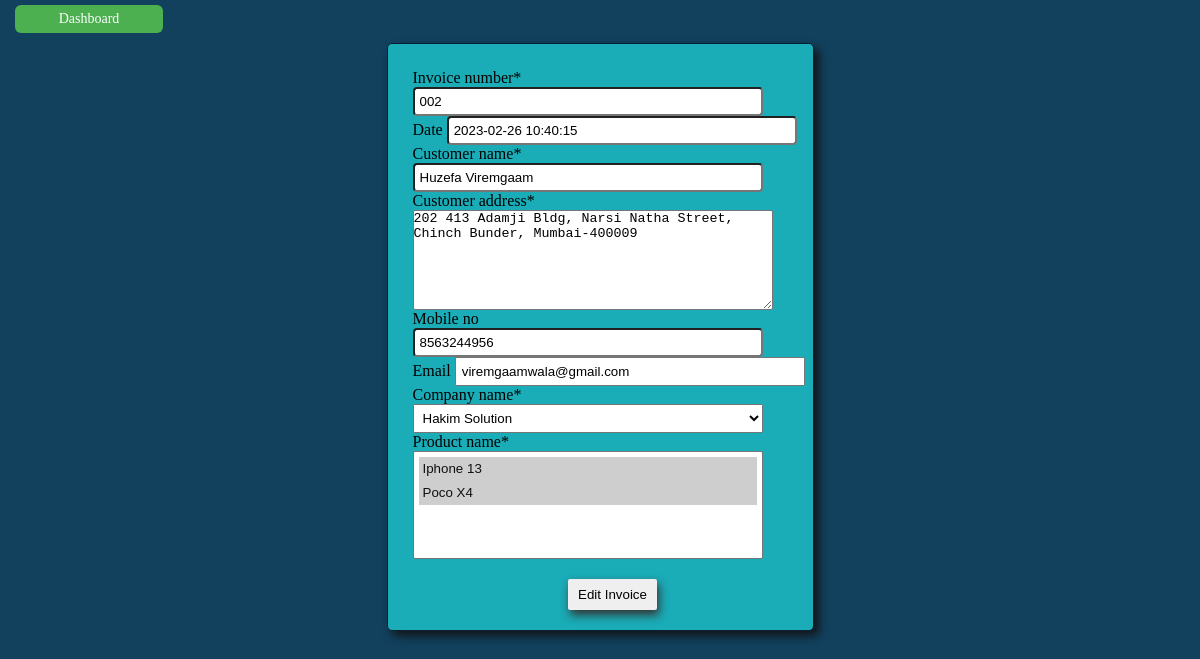
The app's page /invoice/edit/7/ (signed in) with its own data.
### invoice/models.py (models this page shows, shortened)
class invoice(models.Model):
    invoice_number = models.CharField(max_length=50)
    date = models.DateTimeField(default=datetime.now, blank=True)
    customer_name = models.CharField(max_length=100)
    customer_address = models.TextField()
    mobile_no = models.CharField(max_length=10, blank=True)
    email = models.EmailField(blank=True)
    company_name = models.ForeignKey(company_detail, on_delete=models.PROTECT, default='')
    product_name = models.ManyToManyField(Product, default='')

class Product(models.Model):
    product_name=models.CharField(max_length=50)
    product_price=models.FloatField()
    product_quantity= models.SmallIntegerField()
    def __str__(self):
        return self.product_name

### invoice/views.py (the view)
# urls.py: path('invoice/edit/<int:id>/', views.invoice_edit,
def invoice_edit(request, id):
    userId = request.user.id
    invoiceData = UserProfile.objects.get(pk=userId)
    item = invoiceData.invoice_field.get(pk=id)
    if request.method == 'POST':
        form = invoiceform(request.POST, instance=item)
        if form.is_valid():
            invoice = form.save()
            invoiceData.invoice_field.add(invoice.id)
            messages.success(request, ('Invoice Updated Successfully'))
            return redirect('InvoiceHomepage')
    else:
        form = invoiceform(instance=item)
    context = {
        'form': form,
    }
    return render(request, 'invoice_edit.html', context)

### invoice/models.py (called while the page is built)
    def __str__(self):
        return self.seller_name

### template/invoice_edit.html (shortened to what this page needs)
{% load crispy_forms_tags %}
{% block content %}
<link rel="stylesheet" href="/static/css/invoce_edit.css">
<body class="back">
    <a class="button1" href="{% url 'InvoiceHomepage' %}"> Dashboard</a>
            <div class="form-box">
     <div class="">
      <form class="" method="post">
          {{ form|crispy }}
         <div class="form-button"><button type="submit"> Edit Invoice </button></div>
      </form>
  </div>
  </div>
  </body>
{% endblock %}

### static/css/invoce_edit.css (style rules this page uses)
* { margin: auto; padding: 0%; }
.back { background-color: #12415e; }
button { margin-top: 20px; padding: 8px 10px; border-radius: 2px; border: none; box-shadow: 2px 5px 10px #333; cursor: pointer; }
.button1 { width: 10%; background-color: #4CAF50; color: white; padding: 6px 14px; margin: 6px 0; border: none; border-radius: 6px; cursor: pointer; text-decoration: none; margin-top: 5px; margin-left: 15px; text-align: center; justify-content: center; display: flex; flex-wrap: wrap; font-size: 14px; }
.textarea { border-radius: 2px; overflow: auto; width: 75%; height: 100px; width: 90%; }
.form-box { max-width: 400px; border: 1px solid #091f36; background-color: #1aacb7; display: flex; flex-wrap: wrap; justify-content: center; border-radius: 5px; box-shadow: 5px 5px 10px #121517; padding-top: 25px; padding-left: 25px; margin-bottom: 20px; margin-top: 10px; }
.form-button { margin-bottom: 20px; display: flex; align-items: center; justify-content: center; }
input[type=text] { padding: 5px; border-radius: 4px; width: 90%; }
input[type=email] { padding: 5px; width: 90%; }
select { padding: 5px; width: 90%; }
select >option { padding: 4px; }

### records on screen
invoice: invoice_number "002", date "2023-02-26 10:40:15", customer_name "Huzefa Viremgaam", customer_address "202 413 Adamji Bldg, Narsi Natha Street, Chinch Bunder, Mumbai-400009", mobile_no "8563244956", email "viremgaamwala@gmail.com", company_name "Hakim Solution"
Product: product_name "Iphone 13 ☑ / Poco X4 ☑"
